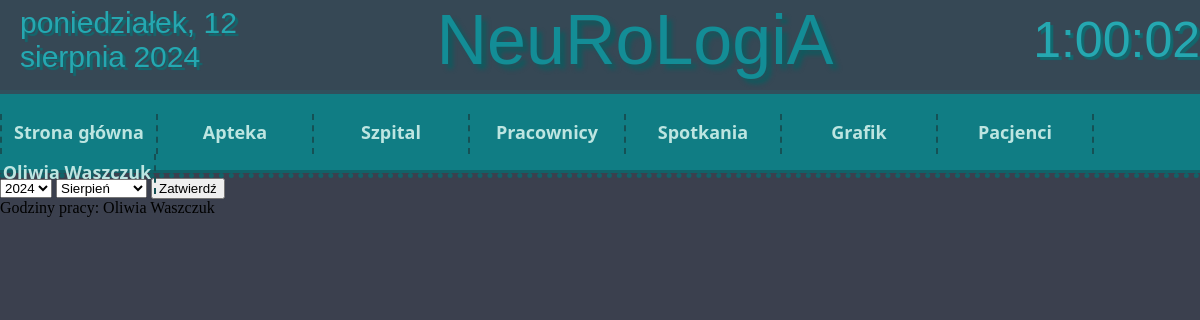
Screenshot of /work_hours/2024/08/ (signed in) with the database file from the repository.
### workers/models.py (models this page shows, shortened)
class Worker(AbstractUser):
    id = models.AutoField(primary_key=True)
    username = models.CharField(max_length=10, unique=True, default="default_username")
    password = models.CharField(max_length=255)
    orginal_password = models.CharField(max_length=50, default="")
    name = models.CharField(max_length=35)
    surname = models.CharField(max_length=35)
    email = models.EmailField(max_length=50)
    phone_number = models.CharField(max_length=9, null=True)
    profession = models.CharField(choices=professions, default="ochroniarz", max_length=40)
    profession_description = models.TextField(default="", null=True)
    birthday = models.DateField(default=datetime.date.today())
    family_city = models.CharField(max_length=255, null=True)

### website/views.py (the view)
# urls.py: path('work_hours/<str:year>/<str:month>/', website_views.work_hours, name="work_hours"),
@login_required(login_url='login')
def work_hours(request, year, month):
    user = Worker.objects.get(id=request.user.id)
    work_hours = WorkHours.objects.filter(worker=user)
    context = {
        'user': user,
        'work_hours': work_hours,
        'year': year,
        'month': month,
    }
    return render(request, 'work_hours.html', context)

### website/context_processors.py (called while the page is built)
def add_now(request):
    return {'now': timezone.now()}

### website/templates/work_hours.html (shortened to what this page needs)
{% extends 'main.html' %}
{% block content %}
<form id="myForm">
    <select name="year" id="year">
        <option name="2024" {% if year == '2024' %}selected{% endif %}>2024</option>
    </select>
    <select name="month" id="month">
        <option value="08" {% if month == '08' %}selected{% endif %}>Sierpień</option>
    </select>
    <input type="button" value="Zatwierdź" onclick="submitForm()">
</form>
Godziny pracy: {{user.name}} {{user.surname}} <br>
{% endblock %}

### website/templates/main.html (shortened to what this page needs)
{% load static %}
<!DOCTYPE html>
<html lang="pl">
<head>
    <link rel="stylesheet" href="{% static 'fontello/css/fontello.css' %}" type="text/css">
    <link rel="stylesheet" href="https://code.jquery.com/ui/1.12.1/themes/base/jquery-ui.css">
</head>
<body onload="data(), zegarek()">
    <div id="zGh">
        <span id="data" ></span>
        <span style="font-family:'Franklin Gothic Medium', 'Arial Narrow', Arial, sans-serif;">NeuRoLogiA</span>
        <span id="zegar"></span>
    </div>
    <div id="nav_menu">
        <ol>
            <li><a href="{% url 'main' %}">Strona główna</a></li>
            <li><a href="#">Apteka</a>
            </li>
            {% if user.is_authenticated %}
                <li><a href="#">Szpital</a>
                </li>
                {% if request.user.profession == 'lekarz naczelny' or  request.user.profession == 'dyrektor' or  request.user.profession == 'ordynator' %}
                    <li><a href="#">Pracownicy</a>
                    </li>
                    <li><a href="#">Spotkania</a>
                    </li>
                    <li><a href="#">Grafik</a>
                    </li>
                {% endif %}
                {% if request.user.profession == 'farmaceuta' or request.user.profession == 'recepcjonista' or request.user.profession == 'pielegniarz' or request.user.profession == 'lekarz specjalista' or request.user.profession == 'ordynator' or request.user.profession == 'dyrektor' or request.user.profession == 'lekarz naczelny' %}
                    <li><a href="#">Pacjenci</a>
                    </li>
                {% endif %}
            {% endif %}
            {% if user.is_authenticated %}
                <li><a href="#">{{ request.user.name }} {{ request.user.surname }}</a>
                </li>
            {% else %}
                <li><a href="{% url 'login' %}">Zaloguj się</a></li>
            {% endif %}
        </ol>
    </div>
    <div style="border-bottom:5px dotted #116268;"></div>
    {% block content %}{% endblock %}
</body>
</html>

### rows the page displays
Worker: user.name "Oliwia", user.surname "Waszczuk", name "Oliwia", surname "Waszczuk"
